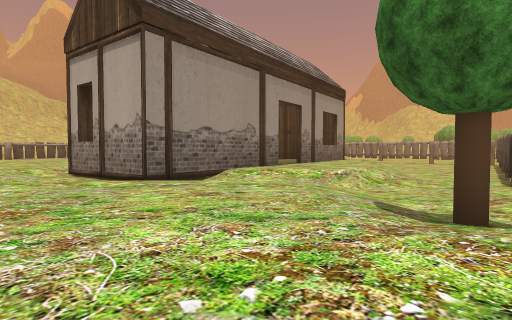
[1] (above)

20 first-person views from a walk through a 3-D level made in the Unity game engine. The camera is 1.4 m above the floor, tilts 2° down and sees 80° across. The floor is counted in squares, 2.4 m on a side. Each view is taken from the middle of a square. On the plan, view 1 faces up. The plan holds only what a view shows up to about 9 squares ahead; the rest is blank. The place goes on beyond the plan. Some trees and plants on the terrain are drawn as simple stand-ins. The player is left out.

[2]
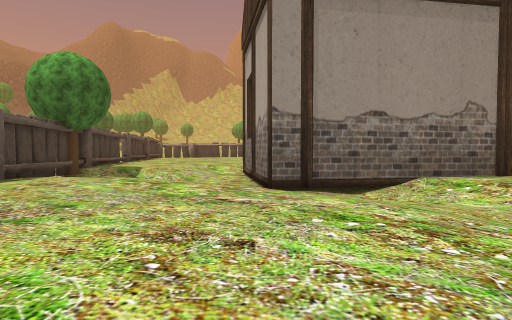

[3]
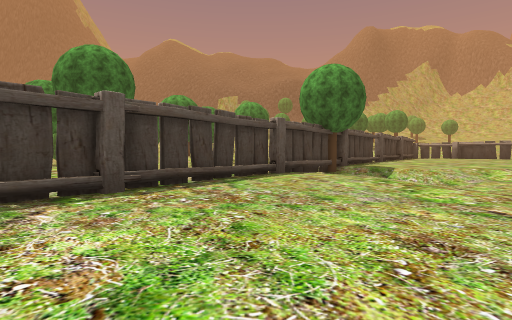

[4]
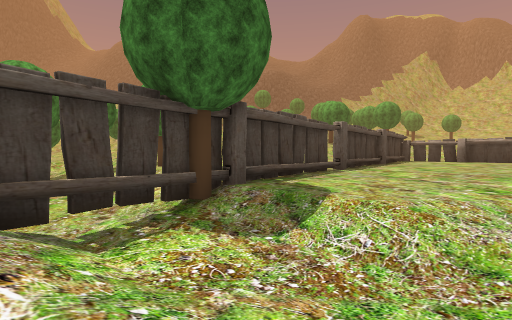

[5]
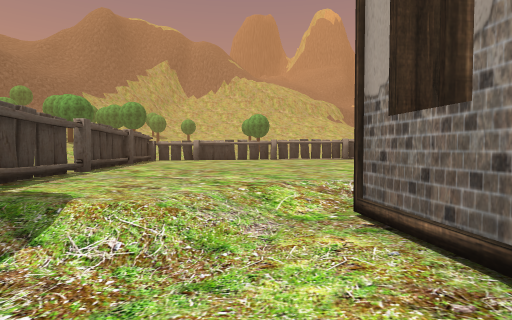

[6]
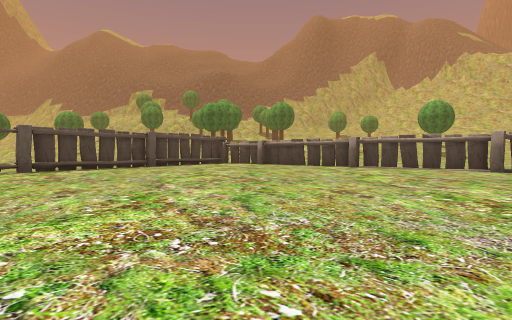

[7]
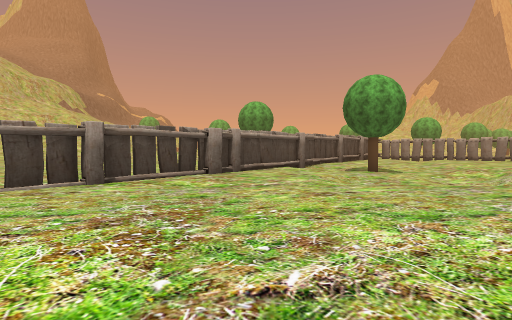

[8]
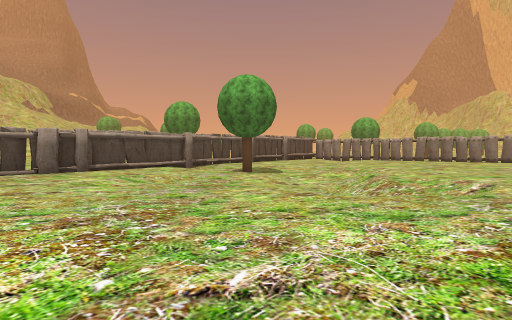

[9]
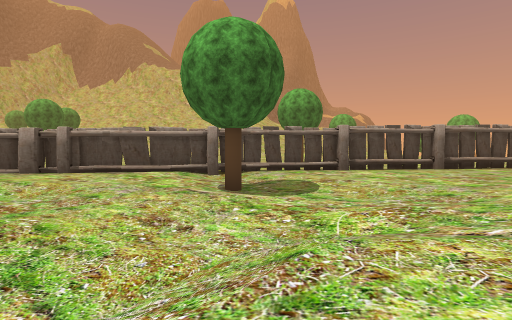

[10]
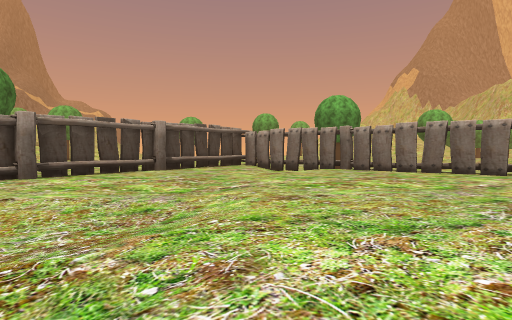

[11]
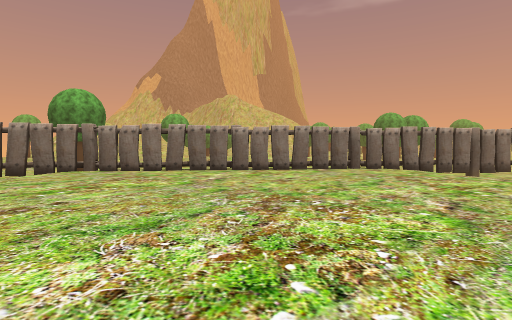

[12]
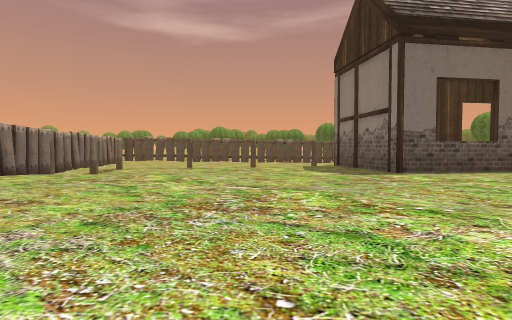

[13]
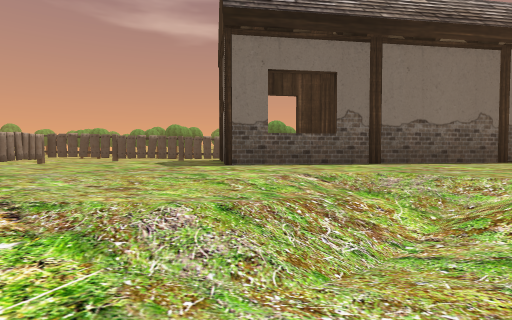

[14]
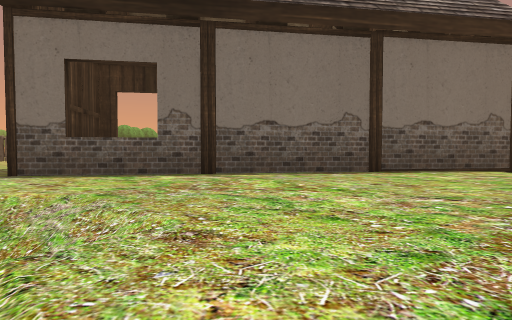

[15]
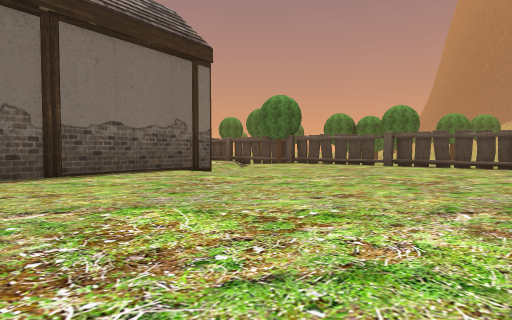

[16]
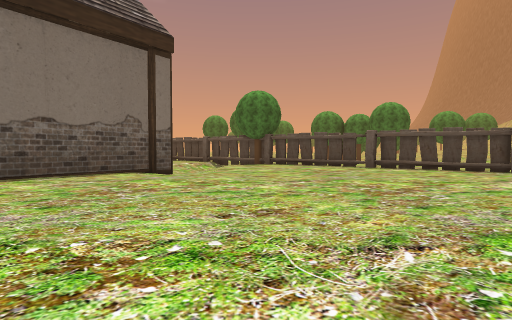

[17]
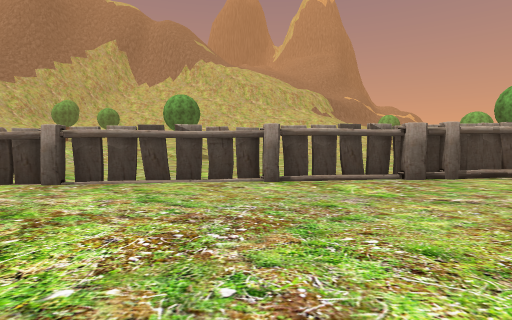

[18]
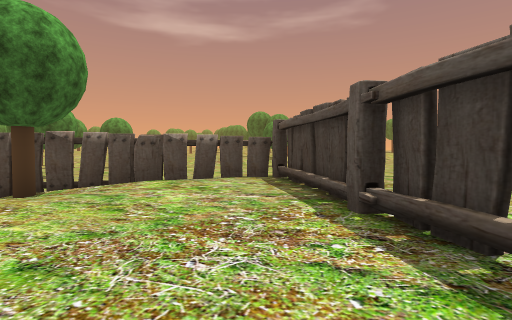

[19]
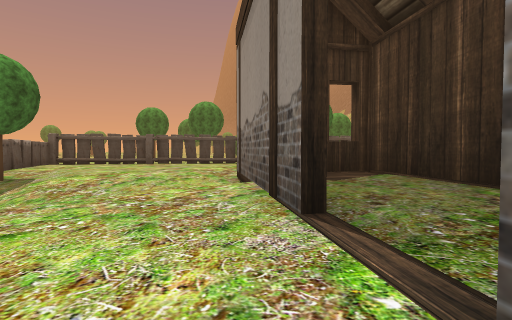

[20]
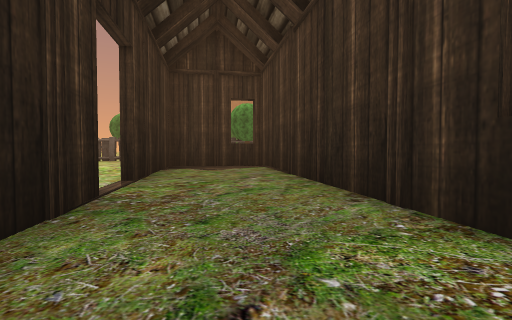

### Floor plan
Key: @ floor where view 1 was taken; # wall or solid block; . main floor; - floor 0.25 m lower than the main floor; _ floor 0.5 m lower than the main floor; < floor 0.75 m lower than the main floor; ( floor 1.25 m lower than the main floor; / step, stairs or slope; T tree.
Columns run from 14 left of view 1 to 10 right of it. Each row starts with its distance up from view 1.
 32            #./###
 31         ..##.//.##.
 30         .##......##.
 29         ##.........#
 28         #..........###
 27        #....-........##
 26       ##/////.........##
 25      ##//T__/......../ ##
 24      #..//_//......../
 23 ... ##../////........
 22 ... #..//////........
 21 ..##...///////.......
 20 .##....//////.......
 19 .#........///.. ##..
 18 ##.............#.#
 17 #.............##..
 16  ............##..
 15  ...........##...
 14  ...........#...##
 13  ..........##...#.
 12  .........##......
 11 ........//#...#...
 10 #......./##..##...
  9 ###...../##.##/////(((
  8  .##....//###/////((((
  7  ..##..////#/////((((
  6      ##////...///(((
  5      /T#//.....///
  4      //###.....///
  3      <<//#...../T##
  2          ##.....#/
  1           .##..##
  0             ##@#
 -1               ##

Positions as (right, up) in squares from view 1, and headings:
1: (0, 0), facing up
2: (1, 3), facing up-left
3: (1, 3), facing left
4: (-4, 6), facing left
5: (-4, 6), facing up-left
6: (-4, 14), facing left
7: (-9, 15), facing up
8: (-5, 15), facing up
9: (-1, 21), facing up-left
10: (-1, 23), facing up
11: (-1, 23), facing up-right
12: (-1, 27), facing down-right
13: (-4, 24), facing down-right
14: (-6, 20), facing down-right
15: (-7, 19), facing down
16: (-8, 18), facing down
17: (-8, 16), facing up-left
18: (-4, 4), facing down-right
19: (3, 13), facing down-left
20: (3, 17), facing down-left
